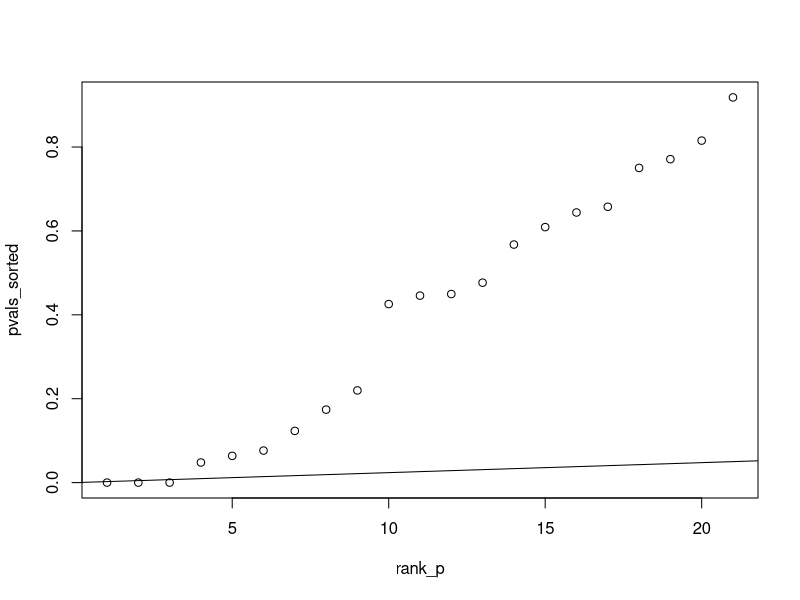

Reproduce this figure in R.
#Benjamini Hochberg
X=rnorm(200*20)
X=matrix(X,nrow=200,ncol=20)
y=rnorm(200)+X[,1]+X[,20]+X[,7]
fit<-lm(y~X)
s=summary(fit)
(pvals=coef(s)[,4])
?sort
pvals_sorted=sort(pvals,decreasing = FALSE)
rank_p=rank(pvals_sorted)
j=rep(0,21)
m=21
#FDR Q
Q=0.05
for(i in 1:21)
{
  j[i]=(rank_p[i]/m)*Q
}
j
#Compare your original p-values to the critical B-H from Step 3; find the largest p value that is smaller than the critical value.
plot(rank_p,pvals_sorted)
?abline
abline(0,(Q/m))
which.max(pvals_sorted[pvals_sorted<=j])
names(pvals[pvals<=j])
